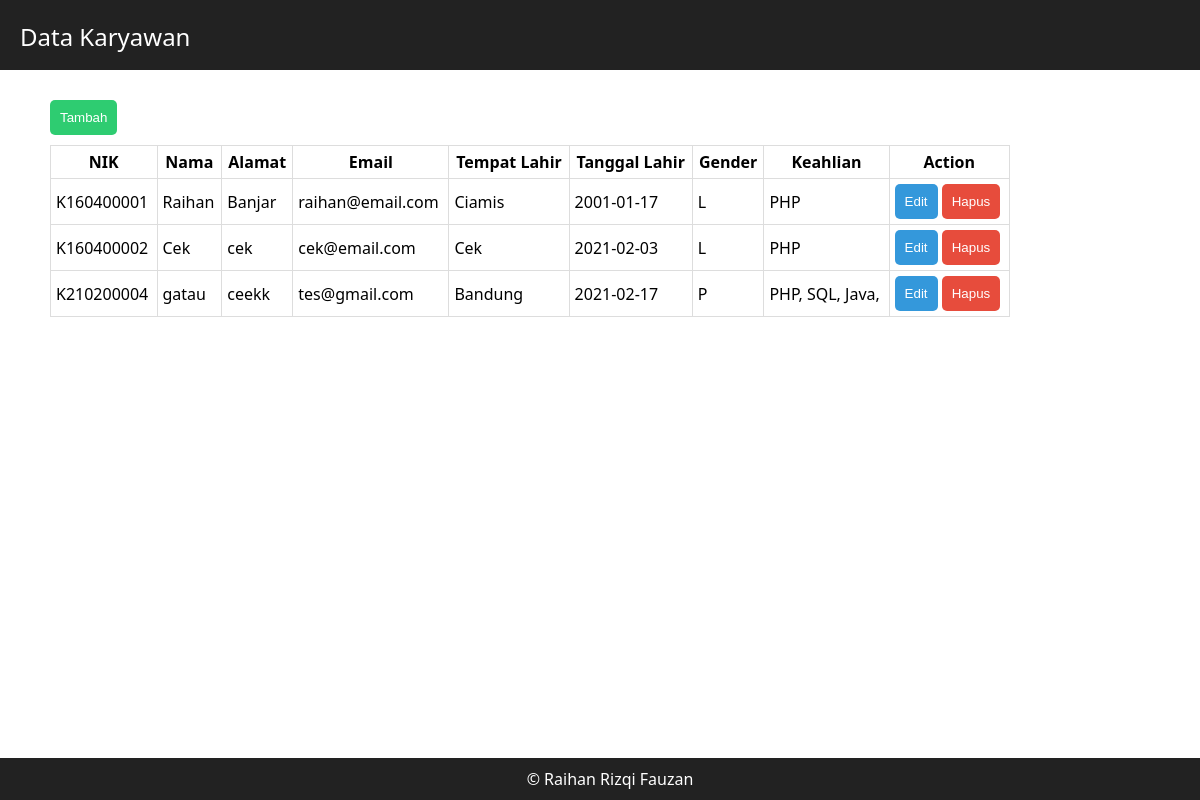
The page / on the database its author committed.
### tables this page shows
CREATE TABLE `karyawan` (
  `nik` varchar(10) NOT NULL,
  `nama` varchar(225) NOT NULL,
  `alamat` text NOT NULL,
  `email` varchar(50) NOT NULL,
  `tempat_lahir` varchar(225) NOT NULL,
  `tgl_lahir` date NOT NULL,
  `gender` enum('L','P') NOT NULL,
  `keahlian` varchar(225) NOT NULL
);

### application/controllers/Karyawan.php (called while the page is built, shortened)
<?php
class Karyawan extends CI_Controller {
	public function __construct() {
    	$this->load->model("M_Karyawan");
	}
	public function index()
	{
		$data['title'] = "Data Karyawan";
		$data['karyawan'] = $this->M_Karyawan->getAll();
		$this->load->view('karyawan/index', $data);
	}
}

### index.php (called while the page is built, shortened)
<?php
require_once BASEPATH.'core/CodeIgniter.php';

### application/models/M_Karyawan.php (called while the page is built, shortened)
<?php
class M_Karyawan extends CI_Model {
	private $_table = "karyawan";
	public function getAll()
	{
		return $this->db->get($this->_table)->result();
	}
}

### application/views/karyawan/index.php (the view, shortened to what this page needs)
<?php $this->load->view('layout/header')?>
	<div class="content">
		<a href="<?= site_url('karyawan/add')?>"><button class="success">Tambah</button></a>
		<table border="1" class="list">
			<tr>
				<th>NIK</th>
				<th>Nama</th>
				<th>Alamat</th>
				<th>Email</th>
				<th>Tempat Lahir</th>
				<th>Tanggal Lahir</th>
				<th>Gender</th>
				<th>Keahlian</th>
				<th>Action</th>
			</tr>
			<?php
				foreach ($karyawan as $row) {
					?>
					<tr>
						<td><?= $row->nik?></td>
						<td><?= $row->nama?></td>
						<td><?= $row->alamat?></td>
						<td><?= $row->email?></td>
						<td><?= $row->tempat_lahir?></td>
						<td><?= $row->tgl_lahir?></td>
						<td><?= $row->gender?></td>
						<td><?= $row->keahlian?></td>
						<td>
							<a href="<?= site_url('karyawan/edit/'.$row->nik)?>"><button class="info">Edit</button></a>
							<a onclick="return confirm('Data akan dihapus ?')" href="<?= site_url('karyawan/delete/'.$row->nik)?>"><button class="danger">Hapus</button></a>
						</td>
					</tr>
					<?php
				}
			?>
		</table>
	</div>
<?php $this->load->view('layout/footer')?>

### application/views/layout/header.php (shortened to what this page needs)
<!DOCTYPE html>
<html lang="en">
<head>
	<link rel="stylesheet" href="<?=base_url('assets/style.css')?>">
</head>
<body>
	<div class="header">
		<div class="title">
			<?= $title?>
		</div>
	</div>

### application/views/layout/footer.php
<div class="footer">
		&copy; Raihan Rizqi Fauzan
	</div>
</body>
</html>

### assets/style.css (style rules this page uses)
* { margin: 0; padding: 0; }
body { font-family: 'Segoe UI', Tahoma, Geneva, Verdana, sans-serif; }
.header { height: 30px; padding: 20px; background-color: #222; color: #fff; font-size: 18pt; }
.content { padding: 30px 50px; width: 80%; }
.content .list { width: 100%; border-collapse: collapse; border: 1px solid #ddd; margin-top: 10px; }
.content table th, .content table td { padding: 5px; }
.footer { position: fixed; left: 0; bottom: 0; width: 100%; background-color: #222; color: white; text-align: center; padding: 10px; }
.success { color: #fff; background-color: #2ecc71; }
.info { color: #fff; background-color: #3498db; }
.danger { color: #fff; background-color: #e74c3c; }
button { padding: 10px; border: none; cursor: pointer; border-radius: 5px; }

### rows shown on the page
karyawan: nik "K160400001", nama "Raihan", alamat "Banjar", email "raihan@email.com", tempat_lahir "Ciamis", tgl_lahir "2001-01-17", gender "L", keahlian "PHP"
karyawan: nik "K160400002", nama "Cek", alamat "cek", email "cek@email.com", tempat_lahir "Cek", tgl_lahir "2021-02-03", gender "L", keahlian "PHP"
karyawan: nik "K210200004", nama "gatau", alamat "ceekk", email "tes@gmail.com", tempat_lahir "Bandung", tgl_lahir "2021-02-17", gender "P", keahlian "PHP, SQL, Java,"

### other values the page prints
$title "Data Karyawan"
